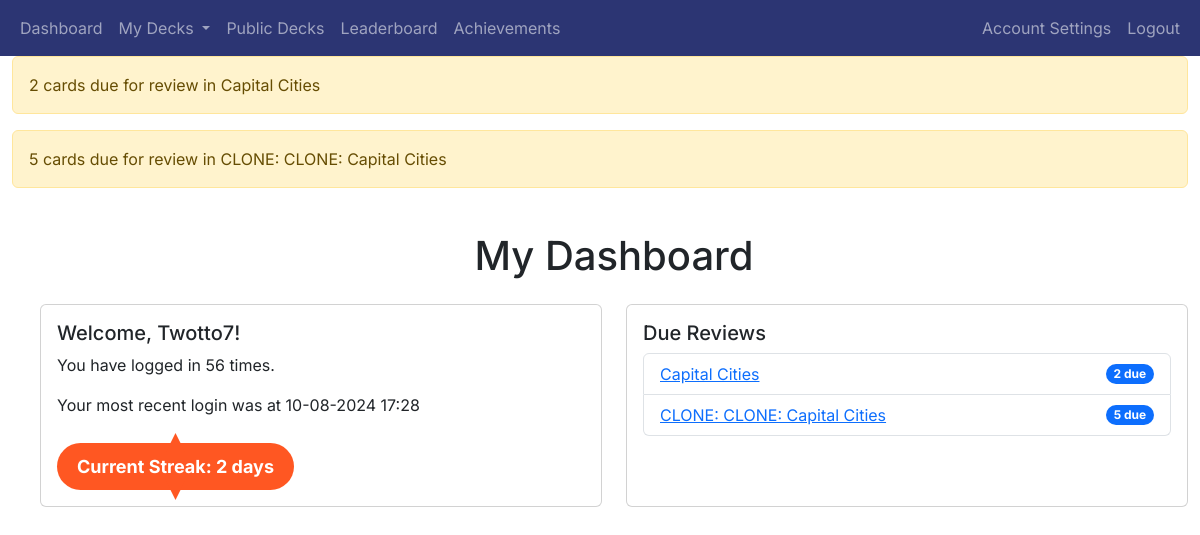
Page /dashboard (signed in) on the earlier database version.
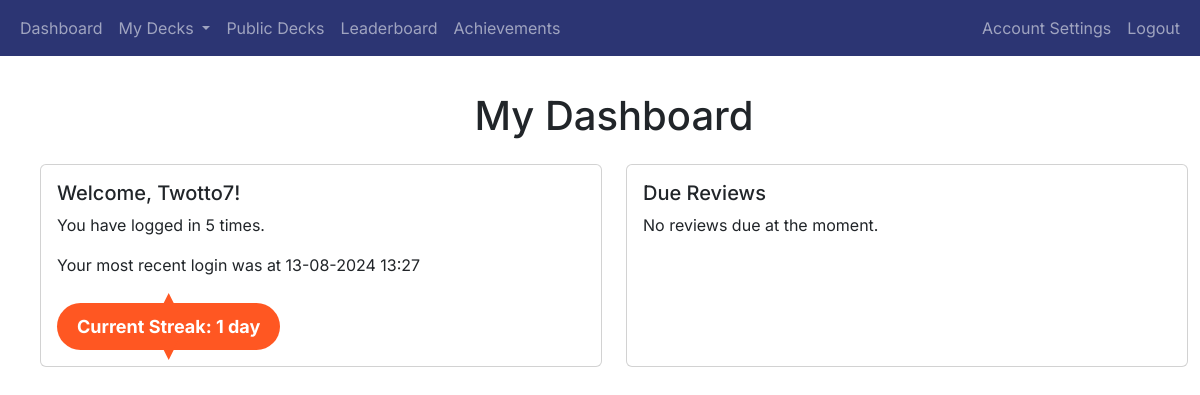
Same page on the later database version.
### app/decks/models.py (models this page shows, shortened)
class Deck(db.Model):
    deck_id = db.Column(db.Integer, primary_key=True)
    name = db.Column(db.String(100), nullable=False)
    user_id = db.Column(db.Integer, db.ForeignKey('user.user_id'), nullable=False)
    created_at = db.Column(db.DateTime, nullable=False, default=datetime.utcnow)
    shared = db.Column(db.Boolean, default=False)
    review_start_date = db.Column(db.DateTime, nullable=True)
    cards = db.relationship('Card', backref='deck', cascade='all, delete-orphan', lazy=True)

### app/main/routes.py (the view)
@main_blueprint.route('/dashboard')
@login_required
def dashboard():
    user_decks = Deck.query.filter_by(user_id=current_user.user_id).all()
    due_reviews = []
    for deck in user_decks:
        due_count = Card.query.filter(
            Card.deck_id == deck.deck_id,
            Card.next_review_date <= datetime.utcnow()
        ).count()
        if due_count > 0:
            due_reviews.append({
                'deck_id': deck.deck_id,
                'name': deck.name,
                'due_count': due_count
            })
            flash(f'{due_count} cards due for review in {deck.name}', 'warning')
    login_events = LoginEvent.query.filter_by(user_id=current_user.user_id).order_by(LoginEvent.timestamp.desc()).all()
    previous_login_time = login_events[1].timestamp if len(login_events) > 1 else None
    if previous_login_time:
        bst = timezone('Europe/London')
        previous_login_time = previous_login_time.replace(tzinfo=pytz.utc).astimezone(bst)
        previous_login_time_str = previous_login_time.strftime('%d-%m-%Y %H:%M')
    else:
        previous_login_time_str = 'N/A'
    streak = session.get('streak', 1)
    user_info = {
        'username': current_user.username,
        'login_count': current_user.get_login_count(current_user.user_id),
        'last_login_at': previous_login_time_str,
        'current_streak': streak  # Add the current streak to user_info
    }
    return render_template('dashboard.html', due_reviews=due_reviews, user_info=user_info)

### app/__init__.py (called while the page is built)
@login_manager.user_loader
def load_user(user_id):
    return User.query.get(int(user_id))

### app/auth/models.py (called while the page is built)
    def get_login_count(self, user_id):
        return LoginEvent.query.filter_by(user_id=user_id).count()

### app/main/templates/dashboard.html (shortened to what this page needs)
{% extends "base.html" %}
{% block content %}
<div class="container mt-1" style="max-width: 1500px;">
    <h1 class="mb-4 text-center">My Dashboard</h1>
    <div class="row">
        <div class="col-md-6 mb-4">
            <div class="card h-100">
                <div class="card-body">
                    <h5 class="card-title">Welcome, {{ user_info.username }}!</h5>
                    <p class="card-text">You have logged in {{ user_info.login_count }} times.</p>
                    <p class="card-text">Your most recent login was at {{ user_info.last_login_at }}</p>
                    <div class="streak-badge">
    Current Streak: {{ user_info.current_streak }} {{ 'day' if user_info.current_streak == 1 else 'days' }}
                    </div>
                </div>
            </div>
        </div>
        <div class="col-md-6 mb-4">
            <div class="card h-100">
                <div class="card-body">
                    <h5 class="card-title">Due Reviews</h5>
                    {% if due_reviews %}
                        <ul class="list-group">
                            {% for review in due_reviews %}
                                <li class="list-group-item d-flex justify-content-between align-items-center">
                                    <a href="{{ url_for('review.start_review', deck_id=review.deck_id) }}">{{ review.name }}</a>
                                    <span class="badge bg-primary rounded-pill">{{ review.due_count }} due</span>
                                </li>
                            {% endfor %}
                        </ul>
                    {% else %}
                        <p class="card-text">No reviews due at the moment.</p>
                    {% endif %}
                </div>
            </div>
        </div>
    </div>
</div>
{% endblock %}

Differences in the rows shown:
no longer on this page (row edited): Deck: name "Capital Cities", due_count "2"
removed Deck: name "CLONE: CLONE: Capital Cities", due_count "5"
Other differences:
{{ user_info.login_count }}: "56" → "5"
{{ user_info.last_login_at }}: "10-08-2024 17:28" → "13-08-2024 13:27"
{{ user_info.current_streak }}: "2" → "1"
{{ 'day' if user_info.current_streak == 1 else 'days' }}: "days" → "day"
text now shown: "No reviews due at the moment."
list line gone: "2 cards due for review in Capital Cities"
list line gone: "5 cards due for review in CLONE: CLONE: Capital Cities"
